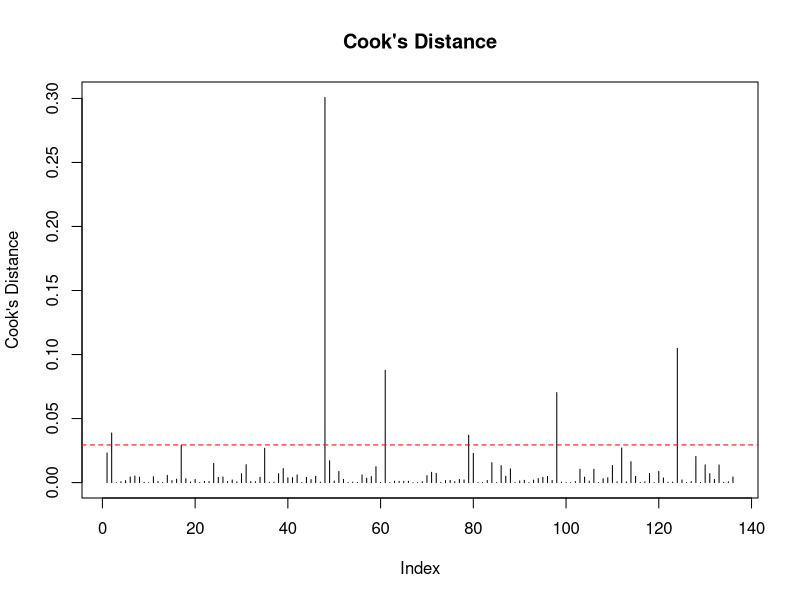
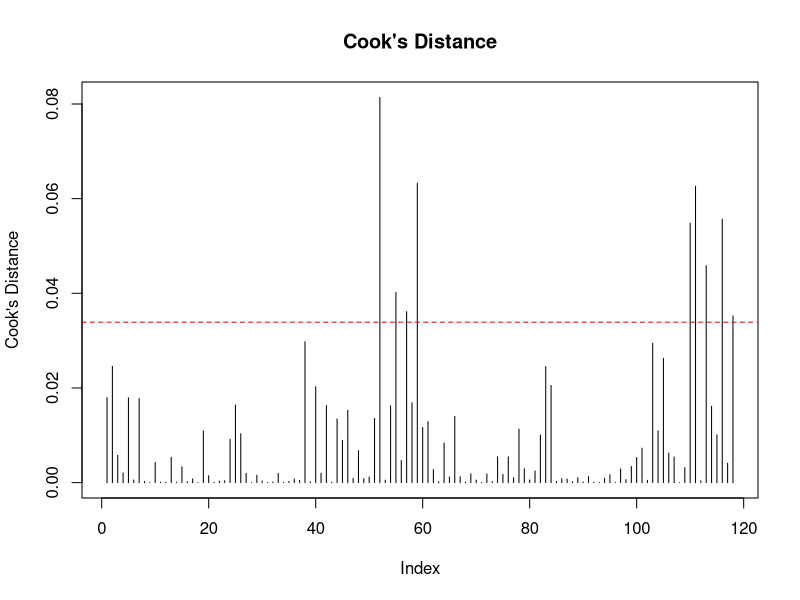
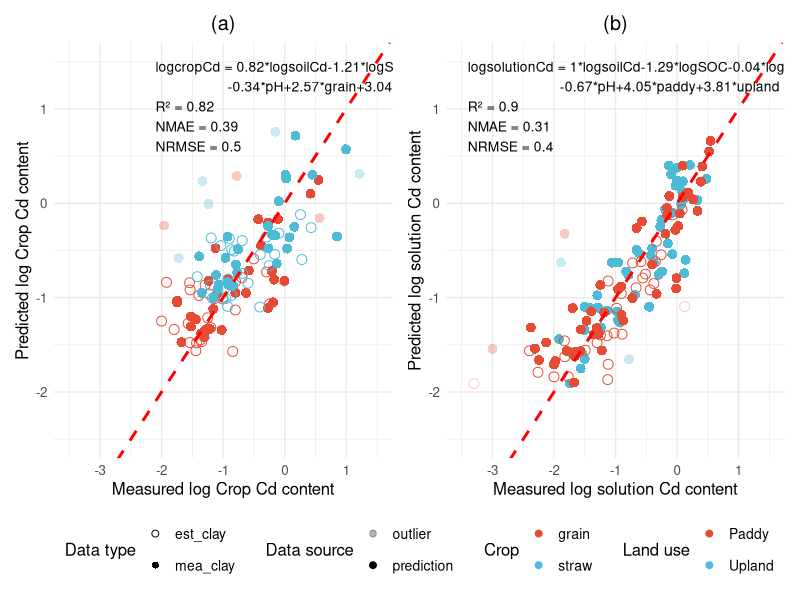

Recreate these plots in R, in order.
## ---- chunk 1

# load packages
library(data.table); library(ggplot2); library(patchwork);library(ggsci)

# load database
pri_df <- fread("pri_Cd_data.csv", header=TRUE, sep=";", skip = 2, fill=TRUE) 

# add log transformations
pri_df[,logclay := log10(Clay)]
pri_df[,logSOC := log10(OC/10)]
pri_df[,logsolutionCd := log10(SoilCdavi*10)]
pri_df[,logsoilCd := log10(SoilCdtot)]

## ---- chunk 2

#**Derive soil-solution regression model**

# Select relevant columns and remove missing values
soil_solution <- pri_df[, .(logsolutionCd, logsoilCd, logSOC, logclay, pH, source, land_use)]
soil_solution <- na.omit(soil_solution)

#**Multiple linear regression for raw crop data**
ML_solution <- lm(logsolutionCd ~ logsoilCd + logSOC + logclay + pH + land_use - 1, data = soil_solution)
summary(ML_solution)

#**Clean solution data based on Cook distance**

# Calculate Cook's Distance
cook_dist <- cooks.distance(ML_solution)

# Identify high Cook's Distance points
high_cook <- which(cook_dist > 4 / length(cook_dist))

# Plot Cook's Distance
plot(cook_dist, type = "h", main = "Cook's Distance", ylab = "Cook's Distance")
abline(h = 4 / length(cook_dist), col = "red", lty = 2)  # Threshold line

# Remove high Cook's Distance points
clean_solu_data <- soil_solution[-high_cook]

#**Multiple regression model for cleaned data**
ML_solution_clean <- lm(logsolutionCd ~ logsoilCd + logSOC + logclay + pH + land_use - 1, data = clean_solu_data)
summary(ML_solution_clean)

# Add predictions
clean_solu_data[, pred := predict(ML_solution_clean)]

# Mark outliers
soil_solution[, outlier := "prediction"]
soil_solution[high_cook, outlier := "outlier"]

#**Calculate Normalized Mean Absolute Error (NMAE), Normalized Root Mean Square Error (NRMSE), and the R-squared **
solu_nmae <- mean(abs(clean_solu_data$pred - clean_solu_data$logsolutionCd)) / mean(abs(clean_solu_data$logsolutionCd))  # NMAE in percentage
solu_nrmse <- sqrt(mean((clean_solu_data$pred - clean_solu_data$logsolutionCd)^2)) / mean(abs(clean_solu_data$logsolutionCd))  # NRMSE in percentage

# Extract coefficients for the regression equation
solu_coeffs <- round(coef(ML_solution_clean), 2)

# Get regression equations and build the regression equation as a string
solu_regression_eq <- paste0("logsolutionCd = ",
                              solu_coeffs["logsoilCd"], "*logsoilCd",
                              solu_coeffs["logSOC"], "*logSOC",  solu_coeffs["logclay"], "*logclay", "\n",
                              "                       ", solu_coeffs["pH"], "*pH+", 
                              ifelse("land_usePaddy" %in% names(solu_coeffs), solu_coeffs["land_usePaddy"], 0), "*paddy+",
                              ifelse("land_useUpland" %in% names(solu_coeffs), solu_coeffs["land_useUpland"], 0), "*upland"
                            )

# Derive predictions based on the multiple linear regression
soil_solution[land_use == "Upland", pred := solu_coeffs["logsoilCd"]*logsoilCd + solu_coeffs["logSOC"]*logSOC + solu_coeffs["logclay"]*logclay +
                                            solu_coeffs["pH"]*pH + solu_coeffs["land_useUpland"]]
soil_solution[!land_use == "Upland", pred:= solu_coeffs["logsoilCd"]*logsoilCd + solu_coeffs["logSOC"]*logSOC + solu_coeffs["logclay"]*logclay + 
                                            solu_coeffs["pH"]*pH + solu_coeffs["land_usePaddy"]]


#** Derive soil-crop regression model**
rice_data <- pri_df[, logcropCd := log10(RiceCd)]
rice_data$crop <- "grain"
straw_data <- pri_df[, logcropCd := log10(StrawCd)]
straw_data$crop <- "straw"
crop_data <- rbind(na.omit(rice_data), na.omit(straw_data))

#**Multiple linear regression for raw crop data**
ML_crop = lm(logcropCd ~ logsoilCd + logSOC+logclay+pH+crop-1, data = crop_data)
summary(ML_crop)

#**Clean crop data based on Cook distance**
# Get Cook's Distance
cook_dist <- cooks.distance(ML_crop)

# Identify points with high Cook's Distance (e.g., greater than 4/n)
high_cook <- which(cook_dist > 4/length(cook_dist))

# Plot Cook's Distance
plot(cook_dist, type = "h", main = "Cook's Distance", ylab = "Cook's Distance")
abline(h = 4/length(cook_dist), col = "red", lty = 2)  # Threshold line

crop_data$outlier <- "prediction"
crop_data[high_cook, ]$outlier <- "outlier"

# Remove rows corresponding to identified outliers (example: based on Cook's Distance)
clean_crop_data <- crop_data[-high_cook, ]

#**Multiple relationship for cleaned data**
ML_crop_clean = lm(logcropCd ~ logsoilCd + logSOC+logclay+pH+crop-1, 
                   data = clean_crop_data)
summary(ML_crop_clean)

# Add predictions
clean_crop_data[, pred := predict(ML_crop_clean)]

#**Calculate Normalized Mean Absolute Error (NMAE), Normalized Root Mean Square Error (NRMSE), and the R-squared **
crop_nmae <- mean(abs(clean_crop_data$pred - clean_crop_data$logcropCd)) / mean(abs(clean_crop_data$logcropCd))  # NMAE in percentage
crop_nrmse <- sqrt(mean((clean_crop_data$pred - clean_crop_data$logcropCd)^2)) / mean(abs(clean_crop_data$logcropCd))  # NRMSE in percentage

# Extract coefficients for the regression equation
crop_coeffs <- round(coef(ML_crop_clean), 2)

crop_regression_eq <- paste0("logcropCd = ",
                              crop_coeffs["logsoilCd"], "*logsoilCd",
                              crop_coeffs["logSOC"], "*logSOC", crop_coeffs["logclay"], "*logclay", "\n",
                              "                  ",
                              crop_coeffs["pH"], "*pH+", 
                              ifelse("cropgrain" %in% names(crop_coeffs), crop_coeffs["cropgrain"], 0), "*grain+",
                              ifelse("cropstraw" %in% names(crop_coeffs), crop_coeffs["cropstraw"], 0), "*straw"
                            )

# Derive predictions based on the multiple linear regression
crop_data[crop == "straw", pred := crop_coeffs["logsoilCd"]*logsoilCd + crop_coeffs["logSOC"]*logSOC + crop_coeffs["logclay"]*logclay + 
                                   crop_coeffs["pH"]*pH + crop_coeffs["cropstraw"]]
crop_data[!crop == "straw",pred := crop_coeffs["logsoilCd"]*logsoilCd + crop_coeffs["logSOC"]*logSOC + crop_coeffs["logclay"]*logclay + 
                                   crop_coeffs["pH"]*pH + crop_coeffs["cropgrain"]] 
                    
## ---- chunk 3

#**Make plot**
# Combine metrics and equation for annotation
crop_annotation_text <- paste0(crop_regression_eq, "\n",
                              "R² = ", round(summary(ML_crop_clean)$r.squared, 2), "\n",
                              "NMAE = ", round(crop_nmae, 2), "\n",
                              "NRMSE = ", round(crop_nrmse, 2)
                              )

# Adjust annotation position for clarity
crop_annotate_x <- min(crop_data$logcropCd) - 0.1
crop_annotate_y <- 1.5


p1 <- ggplot(crop_data)+
      geom_point(aes(x = logcropCd, y = pred, color = crop, shape = source, alpha = outlier), size = 3) +  # Points
      geom_abline(slope = 1, intercept = 0, color = "red", linetype = "dashed", linewidth = 1) +  # Line of perfect fit
      labs(
        x = "Measured log Crop Cd content",
        y = "Predicted log Crop Cd content",
        title = "(a)",
        color = "Crop",         # Custom title for color legend
        shape = "Data type",       # Custom title for shape legend
        alpha = "Data source"     # Custom title for alpha legend
      ) +
      xlim(c(-3.5, 1.5)) + ylim(c(-2.5, 1.5))+
      scale_color_npg()+
      scale_alpha_manual(values = c(0.3, 1))+
      scale_shape_manual(values = c(1, 16))+
      theme_minimal() +
      theme(
        text = element_text(size = 12),
        plot.title = element_text(hjust = 0.5),
        legend.title = element_text(size = 12),    # Legend title font size
        legend.text = element_text(size = 10),     # Legend text font size
        legend.position = "bottom",        # Legend position
      ) +
      guides(
        alpha = guide_legend(override.aes = list(size = 2), nrow = 2),  # Adjust legend point size for alpha
        color = guide_legend(override.aes = list(size = 2), nrow = 2),  # Adjust legend point size for color
        shape = guide_legend(override.aes = list(size = 2), nrow = 2)   # Adjust legend point size for shape
      )+
      annotate(
        "text",
        x = crop_annotate_x,
        y = crop_annotate_y,
        label = crop_annotation_text,
        hjust = 0,
        vjust = 1,
        size = 3.5,
        color = "black"
      )

# Combine metrics and equation for annotation
solu_annotation_text <- paste0(solu_regression_eq, "\n",
                                "R² = ", round(summary(ML_solution_clean)$r.squared, 2), "\n",
                                "NMAE = ", round(solu_nmae, 2), "\n",
                                "NRMSE = ", round(solu_nrmse, 2)
                              )

# Adjust annotation position for clarity
solu_annotate_x <- min(soil_solution$logsolutionCd) - 0.1
solu_annotate_y <- 1.5

p2 <- ggplot(soil_solution)+
      geom_point(aes(x = logsolutionCd, y = pred, color = land_use, shape = source, alpha = outlier),size = 3) +  # Points
      geom_abline(slope = 1, intercept = 0, color = "red", linetype = "dashed", linewidth = 1) +  # Line of perfect fit
      labs(
        x = "Measured log solution Cd content",
        y = "Predicted log solution Cd content",
        title = "(b)",
        color = "Land use",         # Custom title for color legend
        shape = "Data type",       # Custom title for shape legend
        alpha = "Data source"     # Custom title for alpha legend
      ) +
      xlim(c(-3.5, 1.5))+
      ylim(c(-2.5, 1.5))+
      scale_color_npg()+
      scale_alpha_manual(values = c(0.3, 1))+
      scale_shape_manual(values = c(1, 16))+
      theme_minimal() +
      theme(
        text = element_text(size = 12),
        plot.title = element_text(hjust = 0.5),
        legend.title = element_text(size = 12),    # Legend title font size
        legend.text = element_text(size = 10),     # Legend text font size
        legend.position = "bottom",        # Legend position
      ) +
      guides(
        alpha = guide_legend(override.aes = list(size = 2), nrow = 2),  # Adjust legend point size for alpha
        color = guide_legend(override.aes = list(size = 2), nrow = 2),  # Adjust legend point size for color
        shape = guide_legend(override.aes = list(size = 2), nrow = 2)   # Adjust legend point size for shape
      )+
      annotate(
        "text",
        x = solu_annotate_x,
        y = solu_annotate_y,
        label = solu_annotation_text,
        hjust = 0,
        vjust = 1,
        size = 3.5,
        color = "black"
      )

# Combine p1 and p2 with a shared legend
combined_plot <- p1 + p2 + plot_layout(guides = "collect") & theme(legend.position = "bottom")  

print(combined_plot)

# combined_plot
#ggsave(combined_plot, filename = "regression_model.tiff",width = 11,height = 5,units = "in",dpi = 300)
